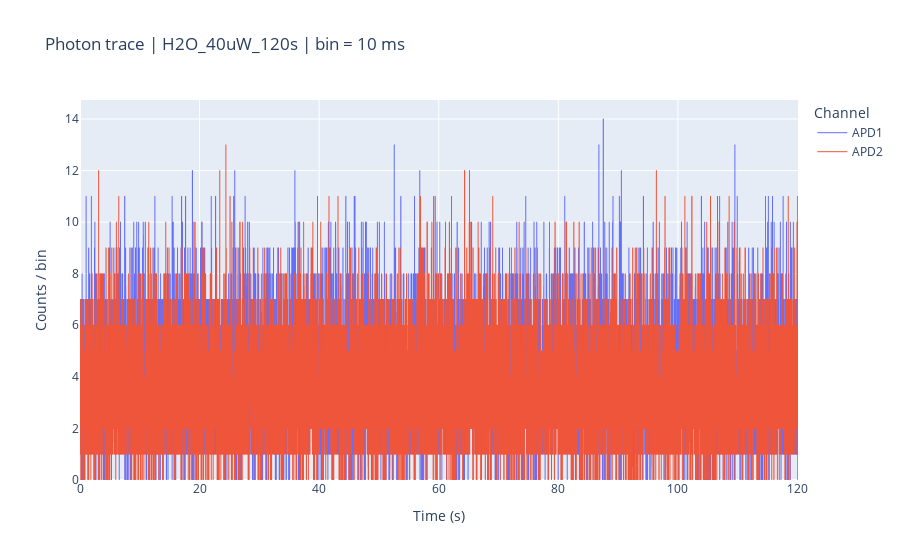

This figure's notebook cell:
### Code cell
# NI binary
ni_binary_path = "/Users/kappel/Downloads/001_9bp_AT488_AT647N_488_5uW_638p_2_5uW_1800"
ni_binary_path = "/Users/kappel/Downloads/H2O_40uW_120s"
ds2 = pt.load(ni_binary_path, loader=pt.load_ni_binary, timing_resolution=10e-9)
fig = pt.preview(ds2, bin_width_ms=10, detector_labels={0:"APD1", 1:"APD2"})

### Figure 1 — Plotly figure (JSON) as saved in the notebook; plotly's stock layout.template omitted (floating-point values rounded to 4 significant figures; data arrays with more than 128 entries replaced by an {"elided": "..."} marker saying what was removed)
{"data": [{"line": {"width": 1}, "mode": "lines", "name": "APD1", "type": "scattergl", "x": {"elided": "12009 float values"}, "y": {"elided": "12009 int values"}}, {"line": {"width": 1}, "mode": "lines", "name": "APD2", "type": "scattergl", "x": {"elided": "12008 float values"}, "y": {"elided": "12008 int values"}}], "layout": {"dragmode": "pan", "legend": {"title": {"text": "Channel"}}, "title": {"text": "Photon trace | H2O_40uW_120s | bin = 10 ms"}, "xaxis": {"rangemode": "tozero", "title": {"text": "Time (s)"}}, "yaxis": {"rangemode": "tozero", "title": {"text": "Counts / bin"}}}}
